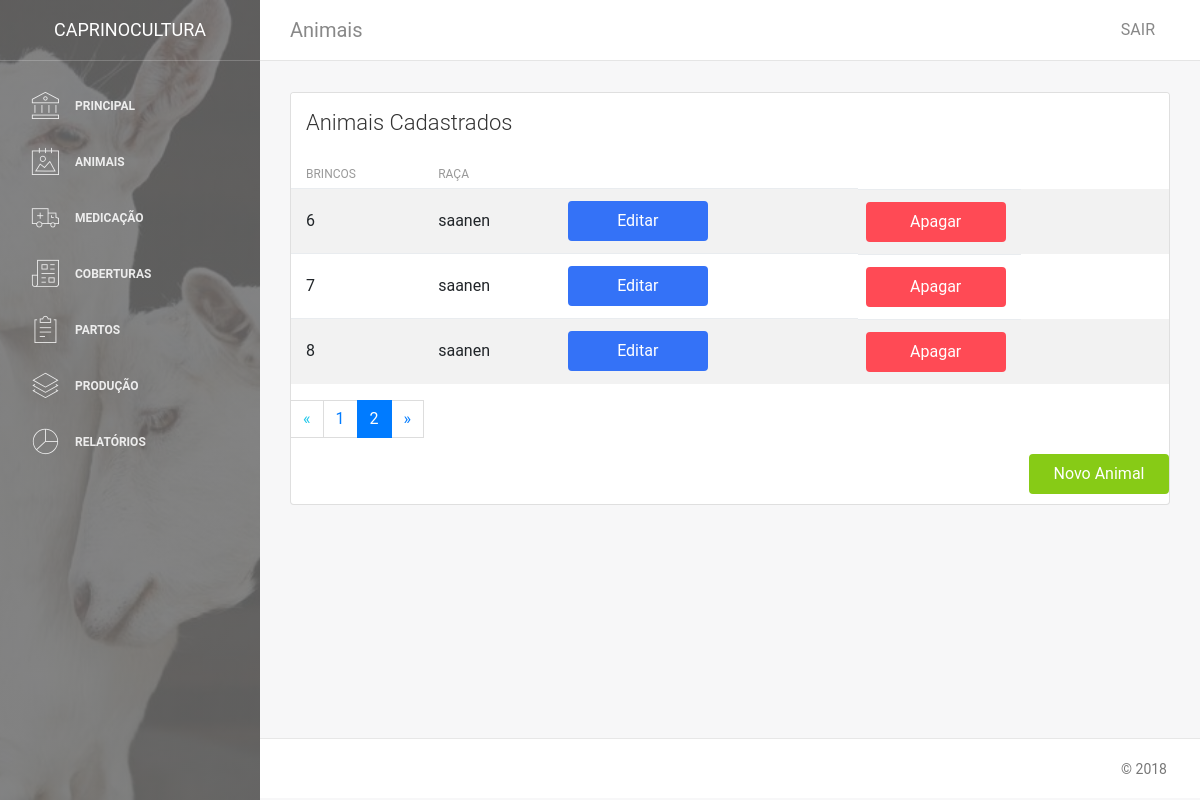
/animais/mostra_animal/?page=2 (signed in), run on the app's committed database.
### caprino/animais/models.py (models this page shows, shortened)
class Animal(models.Model):
    rgb_animal = models.CharField(verbose_name='RGD', max_length=50, blank=True, null=True)
    nome_animal = models.CharField(verbose_name='Nome', max_length=50, blank=True, null=True)
    numero_animal = models.IntegerField(verbose_name='Numero', blank=True, null=True)
    sexo_animal = models.CharField(verbose_name='Sexo', max_length=50)
    nascimento_animal = models.DateField(verbose_name='Nascimento', default=None)
    raca_animal = models.CharField(verbose_name='Raça', max_length=50)
    sangue_animal = models.CharField(verbose_name='Sangue', max_length=50)
    brincos_animal = models.CharField(verbose_name='Brincos', max_length=50)
    vida_animal = models.CharField(verbose_name='Vida', blank=True, null=True, max_length=50)
    mae_animal = models.CharField(verbose_name='Mãe', max_length=50, blank=True, null=True)
    pai_animal = models.CharField(verbose_name='Pai', max_length=50, blank=True, null=True)
    foto_animal = models.ImageField(verbose_name='Foto', upload_to='img/' , blank=True, null=True)
    observacao_animal = models.TextField(verbose_name='Observação', blank=True, null=True)
    class Meta:
        verbose_name = 'Animal'

### caprino/animais/views.py (the view)
# urls.py: path('mostra_animal/', views.MostraAnimal, name='Mostra_Animal'),
@login_required
def MostraAnimal(request):
    animais = Animal.objects.all()
    paginator = Paginator(animais, 5)
    page = request.GET.get('page')
    try:
        animais = paginator.page(page)
    except PageNotAnInteger:
        animais = paginator.page(1)
    except EmptyPage:
        animais = paginator.page(paginator.num_pages)
    return render(request, 'mostraAnimais.html', {'animais': animais})

### templates/mostraAnimais.html (shortened to what this page needs)
{% extends 'base.html' %}
{% block conteudo %}
<nav class="navbar navbar-expand-lg " color-on-scroll="500">
    <div class=" container-fluid  ">
        <a class="navbar-brand" href="#pablo">Animais </a>
        <div class="collapse navbar-collapse justify-content-end" id="navigation">
            <ul class="nav navbar-nav mr-auto">
                <li class="nav-item">
                    <a href="#" class="nav-link" data-toggle="dropdown">
                    </a>
                </li>
            </ul>
            <ul class="navbar-nav ml-auto">
                <li class="nav-item">
                    <a class="nav-link" href="{% url 'caprino.contas:Sair' %}">
                        <span class="no-icon">SAIR</span>
                    </a>
                </li>
            </ul>
        </div>
    </div>
</nav>
<div class="content">
    <div class="container-fluid">
        <div class="row">
            <div class="col-md-12">
            </div>
        </div>
    </div>
    <div class="container-fluid">
        <div class="row">
            <div class="col-md-12">
                <div class="card strpied-tabled-with-hover">
                    <div class="card-header ">
                        <h4 class="card-title">Animais Cadastrados</h4>
                    </div>
                    <div class="card-body table-full-width table-responsive">
                        <table class="table table-hover table-striped">
                            <thead>
                                <tr>
                                    <th>Brincos</th>
                                    <th>Raça</th>
                                </tr>
                            </thead>
                            <tbody>
                                {% for animal in animais %}
                                <tr>
                                    <td>{{ animal.brincos_animal }}</td>
                                    <td>{{ animal.raca_animal }}</td>
                                    <td><a class="btn btn-primary btn-fill btn-wd" href="{% url 'caprino.animais:Atualiza_Animal' animal.id %}" title="Editar">Editar</a></td>
                                    <td><a class="btn btn-danger btn-fill btn-wd" href="{% url 'caprino.animais:Apaga_Animal' animal.id %}" title="Apagar">Apagar</a></td>
                                </tr>
                                {% endfor %}
                            </tbody>
                        </table>
                        {% if animais.has_other_pages %}
                        <nav aria-label="Page navigation">
                            <ul class="pagination">
                                {% if animais.has_previous %}
                                    <li class="page-link"><a href="?page={{ animais.previous_page_number }}">&laquo;</a></li>
                                {% else %}
                                    <li class="page-link disabled"><span>&laquo;</span></li>
                                {% endif %}
                                {% for i in animais.paginator.page_range %}
                                    {% if animais.number == i %}
                                        <li class="page-item active"><span class="page-link">{{ i }} <span class="sr-only">(current)</span></span></li>
                                    {% else %}
                                        <li class="page-item"><a class="page-link" href="?page={{ i }}">{{ i }}</a></li>
                                    {% endif %}
                                {% endfor %}
                                {% if animais.has_next %}
                                    <li class="page-link"><a href="?page={{ animais.next_page_number }}">&raquo;</a></li>
                                {% else %}
                                    <li class="page-link disabled"><span>&raquo;</span></li>
                                {% endif %}
                            </ul>
                        </nav>
                        {% endif %}
                        <a style="float:right;" class="btn btn-success btn-fill btn-wd" href="{% url 'caprino.animais:Novo_Animal' %}" role="button">Novo Animal</a>
                    </div>
                </div>
            </div>
        </div>
    </div>
</div>
{% endblock %}

### data on the page
Animal: brincos_animal "6", raca_animal "saanen"
Animal: brincos_animal "7", raca_animal "saanen"
Animal: brincos_animal "8", raca_animal "saanen"

### other printed values
{{ i }} "1"
{{ i }} "2"
